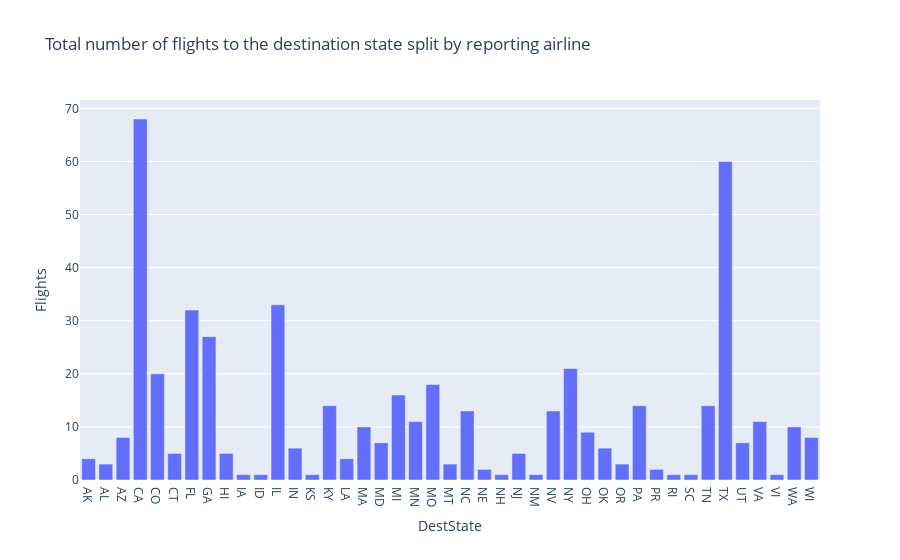

The cell this chart's notebook holds for it:
### Code cell
# Use plotly express bar chart function px.bar. Provide input data, x and y axis variable, and title of the chart.
# This will give total number of flights to the destination state.
fig = px.bar(bar_data, x="DestState", y="Flights", title='Total number of flights to the destination state split by reporting airline') 
fig.show()

### Figure 1 — Plotly figure (JSON) as saved in the notebook; plotly's stock layout.template omitted (floating-point values rounded to 4 significant figures)
{"data": [{"alignmentgroup": "True", "hovertemplate": "DestState=%{x}<br>Flights=%{y}<extra></extra>", "legendgroup": "", "marker": {"color": "#636efa", "pattern": {"shape": ""}}, "name": "", "offsetgroup": "", "orientation": "v", "showlegend": false, "textposition": "auto", "type": "bar", "x": ["AK", "AL", "AZ", "CA", "CO", "CT", "FL", "GA", "HI", "IA", "ID", "IL", "IN", "KS", "KY", "LA", "MA", "MD", "MI", "MN", "MO", "MT", "NC", "NE", "NH", "NJ", "NM", "NV", "NY", "OH", "OK", "OR", "PA", "PR", "RI", "SC", "TN", "TX", "UT", "VA", "VI", "WA", "WI"], "xaxis": "x", "y": [4, 3, 8, 68, 20, 5, 32, 27, 5, 1, 1, 33, 6, 1, 14, 4, 10, 7, 16, 11, 18, 3, 13, 2, 1, 5, 1, 13, 21, 9, 6, 3, 14, 2, 1, 1, 14, 60, 7, 11, 1, 10, 8], "yaxis": "y"}], "layout": {"barmode": "relative", "legend": {"tracegroupgap": 0}, "title": {"text": "Total number of flights to the destination state split by reporting airline"}, "xaxis": {"anchor": "y", "domain": [0, 1], "title": {"text": "DestState"}}, "yaxis": {"anchor": "x", "domain": [0, 1], "title": {"text": "Flights"}}}}
